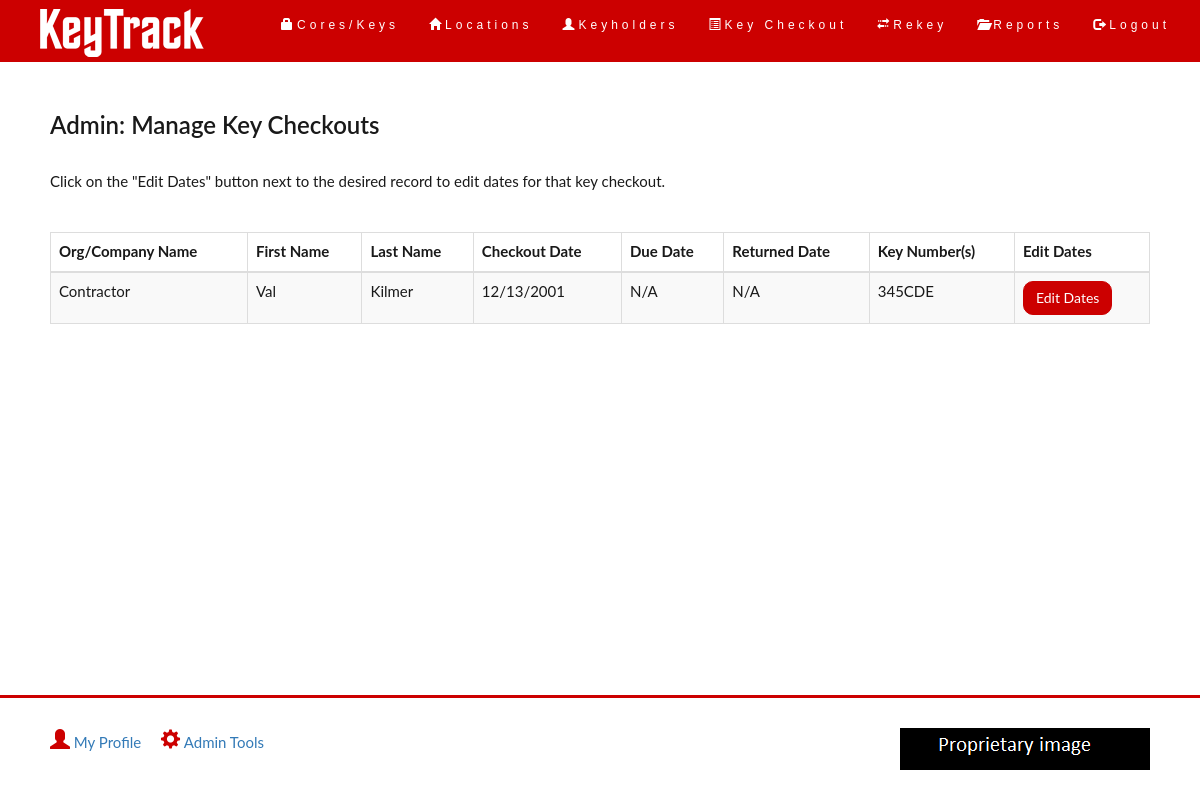
Page /admin_retrievekeykeyholders.php (signed in) on the committed database.
### tables this page shows
create table checkout (
	checkout_id int unsigned not null auto_increment primary key,
	checkout_startdt datetime not null,
	checkout_enddt datetime,
	checkout_duedt datetime,
	hold_id int unsigned,
	foreign key (hold_id)
	references keyholder(hold_id)
	on update cascade
	on delete set null,
	user_id int unsigned,
	foreign key (user_id)
	references ktuser(user_id)
	on update cascade
	on delete set null
)
ENGINE InnoDB;

create table keyholder (
	hold_id int unsigned not null auto_increment primary key, 
	hold_name varchar(128),
	hold_fname varchar(32),
	hold_lname varchar(32),
	hold_ident varchar(32),
	hold_desc varchar(128),
	hold_insertdt datetime default CURRENT_TIMESTAMP,
	hold_email varchar(128),
	hold_phone varchar(20),
	hold_notes text,
	hold_is_act tinyint default 1,
	hold_type varchar(32) not null
)
ENGINE InnoDB;

create table ktkey (
	key_id int unsigned not null auto_increment primary key,
	key_name varchar(64),
	key_number varchar(8) not null unique,
	key_insertdt datetime default CURRENT_TIMESTAMP,
	key_notes text,
	key_is_act tinyint default 1,
	key_type varchar(32) not null,
	core_id int unsigned,
	foreign key (core_id)
	references core(core_id)
	on update cascade
	on delete set null
)
ENGINE InnoDB;

### common/functions.php (called while the page is built, shortened)
<?php
	function dateDisplay($timefromdb){
		$time = strtotime($timefromdb);
		$myFormatForView = date("m/d/Y", $time);
		return $myFormatForView;
	}
	function selectCheckoutKeys($conn,$checkout_id){
		$keys = array();
		$query = "SELECT c.key_check_qty,k.key_name,k.key_number,k.key_type,k.key_id,c.key_check_id
			FROM key_checkout c INNER JOIN ktkey k ON c.key_id = k.key_id WHERE c.checkout_id = '$checkout_id' ";
		$result = mysqli_query($conn, $query);
		$rows = $result->num_rows;
		for($j=0; $j<$rows; $j++){
			while($row = $result->fetch_array(MYSQLI_ASSOC)){
				array_push($keys, $row);
			}
		}
		return $keys;
	}
	function selectAllCheckouts($conn,$is_act){
		$checkouts = array();
		if($is_act == 0){
			$query = "SELECT c.checkout_id,c.checkout_startdt,c.checkout_duedt,c.checkout_enddt,k.hold_id,k.hold_name,k.hold_fname,k.hold_lname,k.hold_ident,k.hold_email,k.hold_phone
				FROM checkout c INNER JOIN keyholder k ON c.hold_id = k.hold_id WHERE c.checkout_enddt IS NOT NULL";
		}elseif($is_act == 1){
			$query = "SELECT c.checkout_id,c.checkout_startdt,c.checkout_duedt,c.checkout_enddt,k.hold_id,k.hold_name,k.hold_fname,k.hold_lname,k.hold_ident,k.hold_email,k.hold_phone
				FROM checkout c INNER JOIN keyholder k ON c.hold_id = k.hold_id WHERE c.checkout_enddt IS NULL";
		}elseif($is_act == 2){
			$query = "SELECT c.checkout_id,c.checkout_startdt,c.checkout_duedt,c.checkout_enddt,k.hold_id,k.hold_name,k.hold_fname,k.hold_lname,k.hold_ident,k.hold_email,k.hold_phone
				FROM checkout c INNER JOIN keyholder k ON c.hold_id = k.hold_id";
		}
		$result = mysqli_query($conn, $query);
		$rows = $result->num_rows;
		for($j=0; $j<$rows; $j++){
			while($row = $result->fetch_array(MYSQLI_ASSOC)){
				array_push($checkouts, $row);
			}
		}
		return $checkouts;
	}
?>

### admin_retrievekeykeyholders.php (the view, shortened to what this page needs)
<?php
require_once "./common/login.php";
require_once "./common/functions.php";
$conn = new mysqli($hn, $un, $pw, $db);
$is_act = 2;
$checkouts = selectAllCheckouts($conn,$is_act);
require_once "./common/header.php";
?>
<div class="container-fluid">
	<div class="row">
		<div class="col-sm-12">
			<h2>Admin: Manage Key Checkouts</h2>
			<p>Click on the "Edit Dates" button next to the desired record to edit dates for that key checkout.</p>
		</div>
	</div>
	<br>
	<div class="row">
		<div class="col-sm-12">
		<table id="checktable" class="table table-striped table-bordered">
			<thead>
				<tr>
					<th scope="col">Org/Company Name</th>
					<th scope="col">First Name</th>
					<th scope="col">Last Name</th>
					<th scope="col">Checkout Date</th>
					<th scope="col">Due Date</th>
					<th scope="col">Returned Date</th>
					<th scope="col">Key Number(s)</th>
					<th scope="col">Edit Dates</th>
				</tr>
			</thead>
			<tbody>
		<?php foreach($checkouts as $row){ ?>
				<tr>
					<td>
						<?php echo $row['hold_name']; ?>
					</td>
					<td>
						<?php echo $row['hold_fname']; ?>
					</td>
					<td>
						<?php echo $row['hold_lname']; ?>
					</td>
					<td>
						<?php if(!$row['checkout_startdt'] || $row['checkout_startdt'] == ''){
							echo "N/A";
						}else{
							echo dateDisplay($row['checkout_startdt']);
						} ?>
					</td>
					<td>
						<?php if(!$row['checkout_duedt'] || $row['checkout_duedt'] == ''){
							echo "N/A";
						}else{
							echo dateDisplay($row['checkout_duedt']);
						} ?>
					</td>
					<td>
						<?php if(!$row['checkout_enddt'] || $row['checkout_enddt'] == ''){
							echo "N/A";
						}else{
							echo dateDisplay($row['checkout_enddt']);
						} ?>
					</td>
					<td>
						<?php $keys = selectCheckoutKeys($conn,$row['checkout_id']);
							$keyout = '';
							foreach($keys as $key){
								$keyout = $keyout.$key['key_number'].', ';
							}
							echo substr($keyout, 0, -2); ?>
					</td>
					<td>
						<form method='post' action='admin_editcheckout.php'>
							<input type='submit' value='Edit Dates' class="btn btn-default">
						</form>
					</td>
				</tr>
		<?php } ?>
			</tbody>
		</table>
		</div>
	</div>
</div>
<?php
	require_once "./common/footer.php";
?>

### css/styles.css (style rules this page uses)
body { font: 400 15px Lato, sans-serif; line-height: 1.8; color: #191919; }
h2 { font-size: 24px; color: #191919; font-weight: 600; margin-bottom: 30px; }
.container-fluid { padding: 30px 50px; }
.btn-default { background-color: #CC0000; color: #ffffff; border-color: #CC0000; border-radius: 10px; }
html, body { height: 100%; margin: 0; }

### rows in the picture
checkout: hold.hold_name "Contractor", hold.hold_fname "Val", hold.hold_lname "Kilmer", checkout_startdt "12/13/2001", shows "N/A", ktkey.key_number "345CDE"
